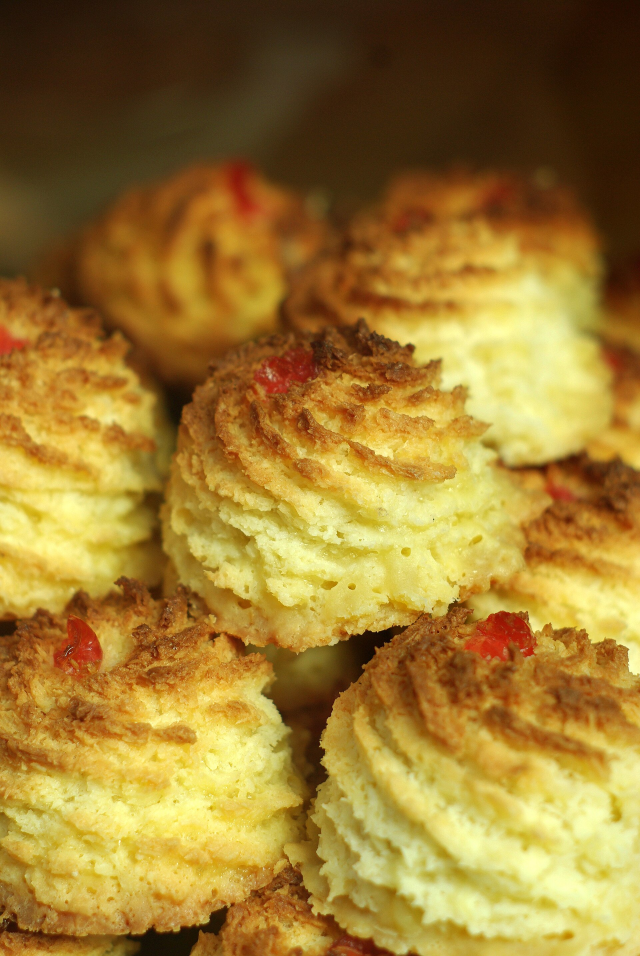
#> input picture 02-morrow-coffee/images/bakery-pastries.jpg, 1920 x 2868 px, given in place of morrow-original.jpg, which was not available (shown at 1/3 size)
$ python make_card_image.py
#> lines starting #> are read from the running program, lines starting #| are printed output that depends on the picture; pictures that were not available may be replaced by others from this repository, and a replacement may not be noted
# -*- coding: utf-8 -*-
# Prepare Morrow Coffee card image: crop 16:9 (2400x1350), mild warm grade, optimized JPG
import sys
from PIL import Image, ImageEnhance
sys.stdout.reconfigure(encoding='utf-8')

src = Image.open(r'D:\PROJECT\Lumicom\_audit\morrow-original.jpg').convert('RGB')
#> src is the input picture: PIL image 1920x2868 RGB; mean R, G, B 157.7, 123.6, 50.8
w, h = src.size
#> w = 1920; h = 2868
print('source:', w, 'x', h)
#| source: 1920 x 2868

# center-crop to 16:9, biased slightly downward (lamps + seating)
target_ratio = 2400 / 1350
cur_ratio = w / h
#> cur_ratio = 0.669
if cur_ratio > target_ratio:
    new_w = int(h * target_ratio)
    left = (w - new_w) // 2
    box = (left, 0, left + new_w, h)
else:
    new_h = int(w / target_ratio)
#> new_h = 1080
    top = min(int((h - new_h) * 0.62), h - new_h)
#> top = 1108
    box = (0, top, w, top + new_h)
#> box = (0, 1108, 1920, 2188)
img = src.crop(box)
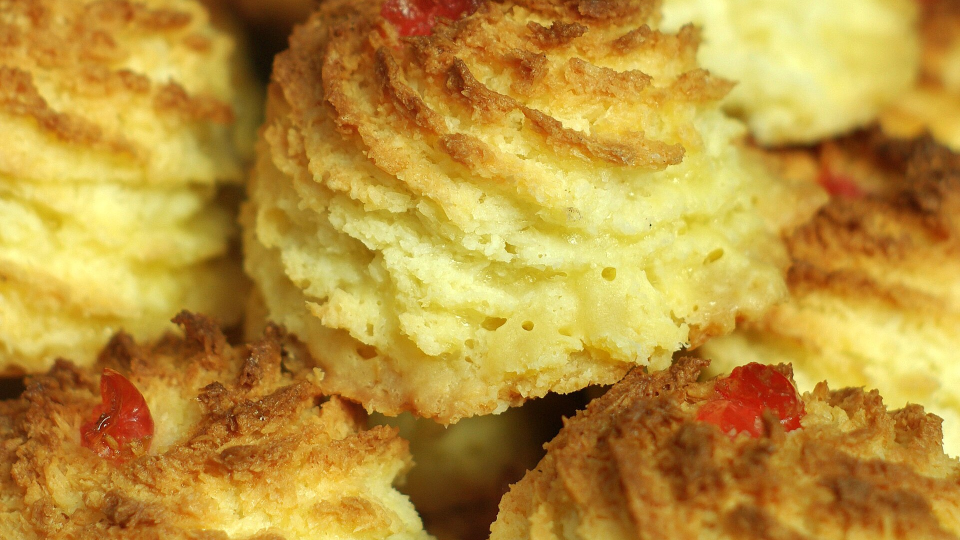
#> img: PIL image 1920x1080 RGB (shown at 1/2 size); mean R, G, B 187.3, 147, 58.8
print('crop:', box)
#| crop: (0, 1108, 1920, 2188)

img = img.resize((2400, 1350), Image.LANCZOS)
#> img: PIL image 2400x1350 RGB

# gentle grade: slight brightness/contrast/colour warmth to blend with Morrow warm palette
img = ImageEnhance.Brightness(img).enhance(1.04)
img = ImageEnhance.Color(img).enhance(1.05)
img = ImageEnhance.Contrast(img).enhance(1.03)

out = r'D:\PROJECT\Lumicom\02-morrow-coffee\images\cafe-lounge-copper-lamp.jpg'
img.save(out, 'JPEG', quality=82, optimize=True, progressive=True)
import os
print('saved:', out, os.path.getsize(out), 'bytes')

# also produce a smaller preview to eyeball the result
prev = img.copy()
prev.thumbnail((960, 960), Image.LANCZOS)
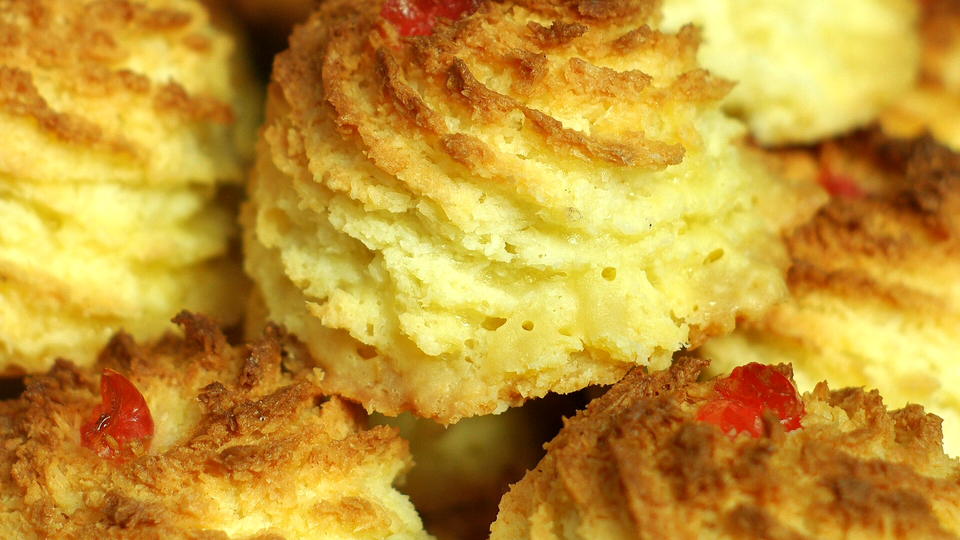
#> prev: PIL image 960x540 RGB; mean R, G, B 196.2, 151.2, 52.3
prev.save(r'D:\PROJECT\Lumicom\_audit\morrow-card-preview.jpg', 'JPEG', quality=85, optimize=True)
print('preview saved')

$ run again, on 02-morrow-coffee/images/banana-cake.jpg
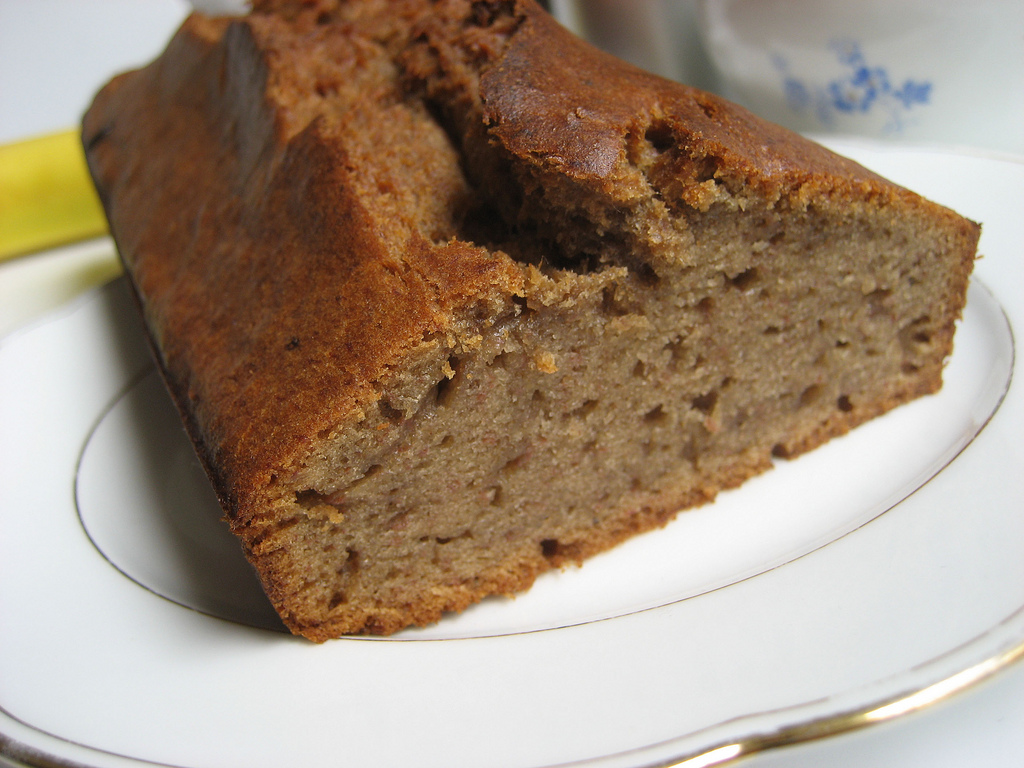
#> input picture 02-morrow-coffee/images/banana-cake.jpg, 1024 x 768 px, given in place of morrow-original.jpg, which was not available
#> src is the input picture: PIL image 1024x768 RGB; mean R, G, B 162.3, 143.5, 124.9
#| source: 1024 x 768
#> `img = src.crop(box)`:
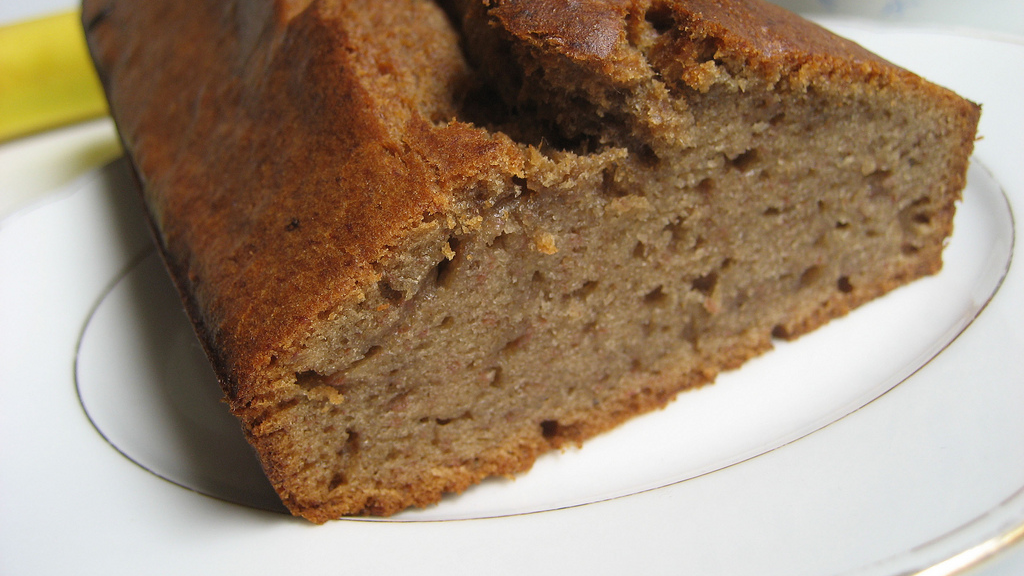
#> img: PIL image 1024x576 RGB; mean R, G, B 159.7, 138.5, 116.8
#| crop: (0, 119, 1024, 695)

$ run again, on 02-morrow-coffee/images/barista-tamping.jpg
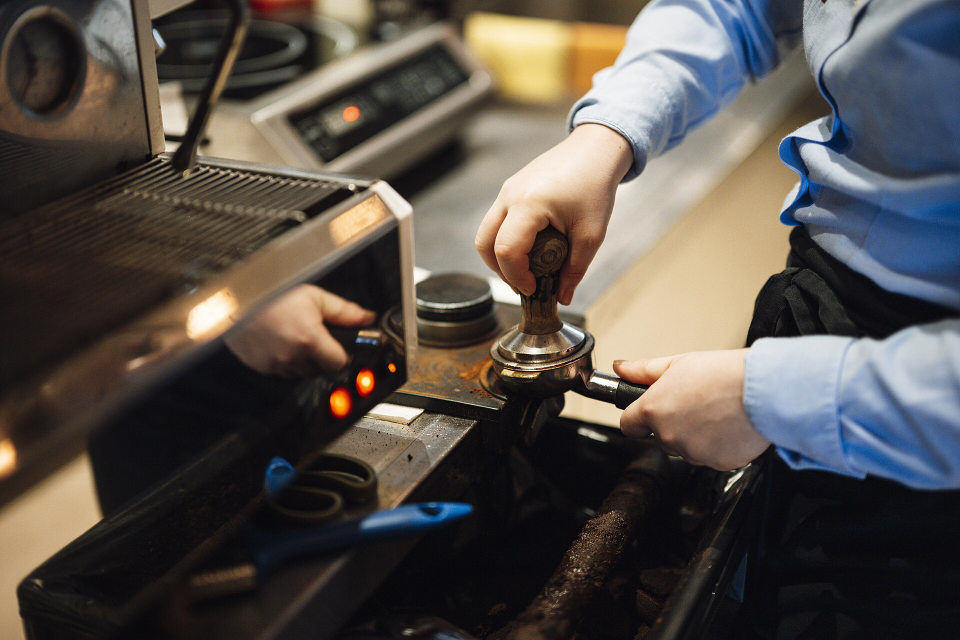
#> input picture 02-morrow-coffee/images/barista-tamping.jpg, 1920 x 1280 px, given in place of morrow-original.jpg, which was not available (shown at 1/2 size)
#> src is the input picture: PIL image 1920x1280 RGB; mean R, G, B 86.4, 79.8, 74.9
#| source: 1920 x 1280
#> `img = src.crop(box)`:
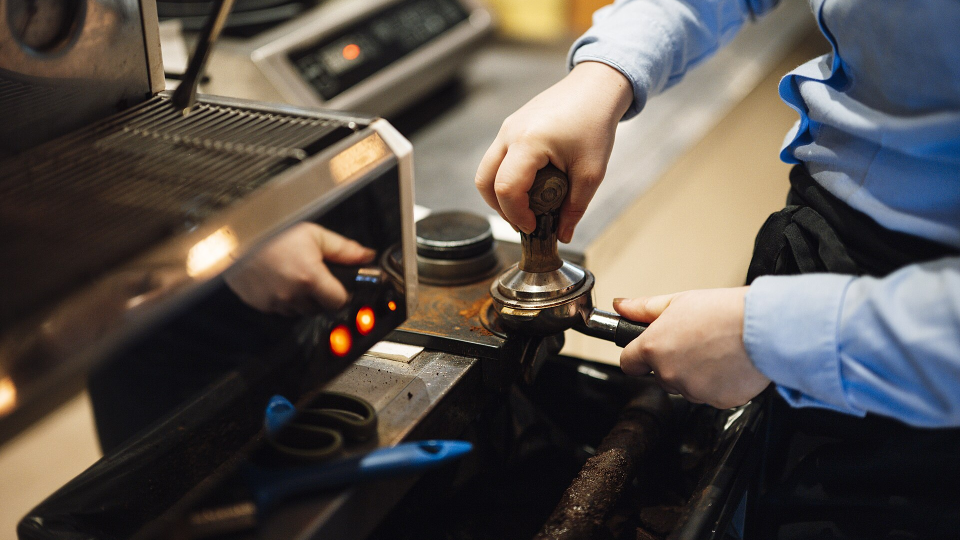
#> img: PIL image 1920x1080 RGB (shown at 1/2 size); mean R, G, B 87.8, 80.7, 75.6
#| crop: (0, 124, 1920, 1204)
#> `prev.thumbnail((960, 960), Image.LANCZOS)`:
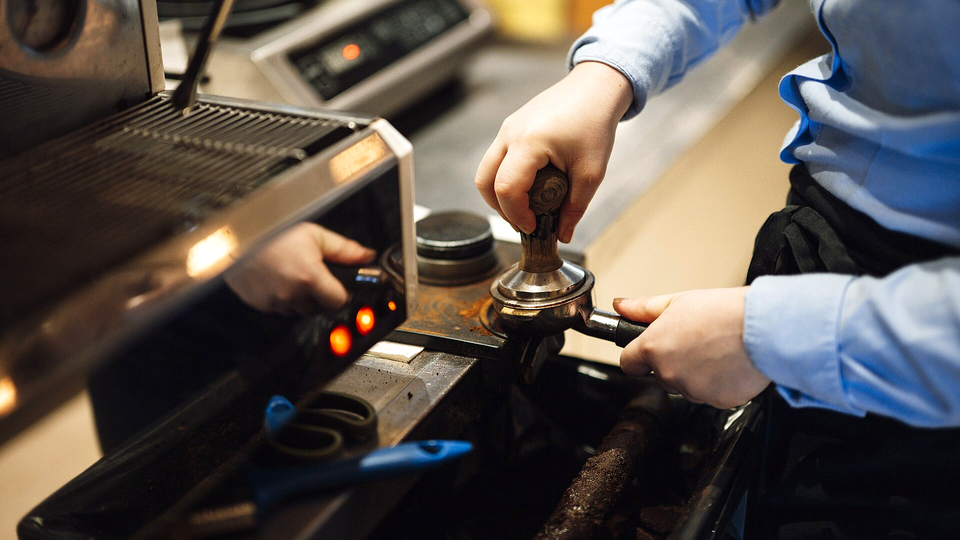
#> prev: PIL image 960x540 RGB; mean R, G, B 90.3, 82.2, 76.6
